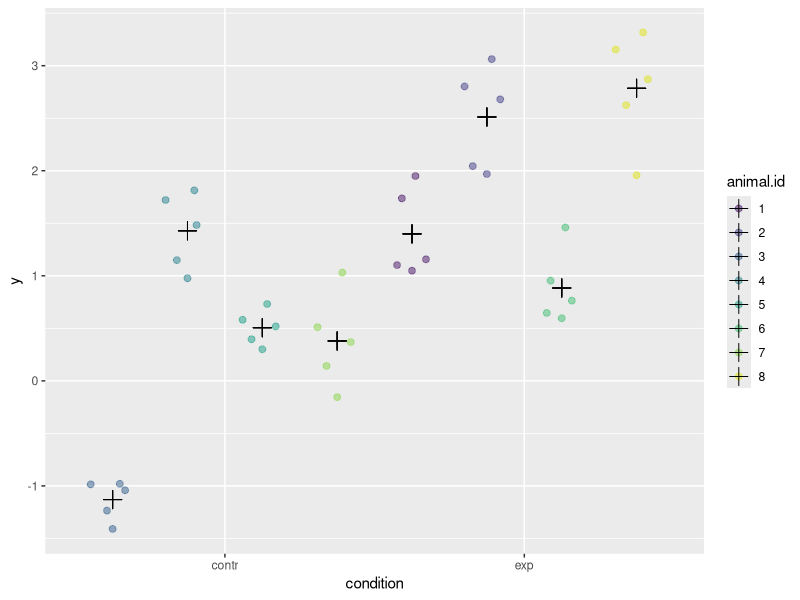
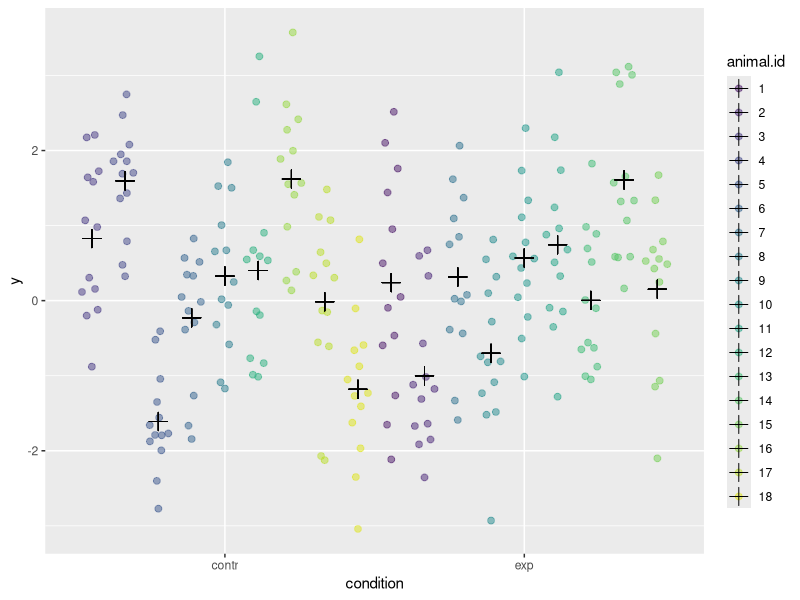

The R script that drew these images, in order:
library(magrittr)
library(dplyr)
library(ggplot2)
library(lme4)
library(gridExtra)
library(lmerTest)
library(viridis)
library(ggbeeswarm)
library(purrr)

# choose a colour-blind friendly pallette 
ggplot <- function(...) ggplot2::ggplot(...) + scale_colour_viridis(discrete = T, begin = 0.05, end = 0.95) + scale_fill_viridis(discrete = T, end = 0.5)

# for reproducibility
set.seed(1)

# generic plot method
plot.sim <- function(d){
  ggplot(d, aes(x = condition, y = y, colour = animal.id, fill = animal.id)) +
    geom_quasirandom(dodge.width = 1, alpha = 1/2, size = 2) +
    geom_point(aes(y = y.mean, group = animal.id), colour = "black", size = 4, position = position_dodge(width = 1), shape = 3)
} 

# `expand.grid.df` works like `expand.grid` but enables the user to define paired columns
# it will return every combination of each argument
expand.grid.df <- function(...) Reduce(function(...) merge(..., by=NULL), list(...))

# `%nin%` "not in", e.g c("a", "b", "c") %nin% c("a", "c") will return "b"
`%nin%` <- Negate(`%in%`)

# if sd.error is specified, `sim.mm` will simulate data with 
# fixed and random effects and their parameters, otherwise
# a data.frame is returned with y-hat but no residuals
# if random.assignment = F, will simulate data from a nested (split-plot) design
# so there will be twice as many observations (need to consider this if estimating
# the power of two different designs)
sim.mm <- function(...,
                   n.replicates = 4,
                   sd.random = 0.5,
                   fixed.effects = 0,
                   n.pseudo = 3,
                   random.assignment = T,
                   sd.error = NULL){
  animals <- data.frame(animal.id = as.factor(seq(n.replicates)),
                        random.effect = rnorm(n.replicates, 0, sd.random))
  conditions <- data.frame(condition = c("contr", "exp"),
                           fixed.effect = c(0,fixed.effects))
  pseudoreplicate <- data.frame(pseudoreplicate = c(1:n.pseudo))
  d <- expand.grid.df(pseudoreplicate, animals, conditions)
  if(random.assignment){
    i <- sample(unique(d$animal.id), n.replicates/2, replace = FALSE)
    d %<>% filter(xor(animal.id %nin% i, condition == "exp"))
  }
  d %<>% mutate(y.hat = random.effect + fixed.effect)
  if(!is.null(sd.error)){
    d %<>% mutate(y = y.hat + rnorm(nrow(d), 0, sd.error)) %>%
      group_by(animal.id, condition) %>%
      mutate(y.mean = mean(y))
  }
  d
}

# example
plot.sim(sim.mm(n.replicates = 8, n.pseudo = 5, sd.error = 1/2, sd.random = 1, fixed.effects = 2))

# now we have a method of simulating data with theta parameters (and a method of plotting should we need to)
# we can explore the parameter space and see what effect modelling approach has on Type 1 and Type 2 error
# rates

# consider the case of the randomized controlled trial to begin with
# for each trial, choose quasi-random parameters

n.sims <- 100
n.replicates <- floor(runif(n.sims, 6, 40)/2)*2 # even number between 6 and 40
n.pseudo <- sample(c(1:18), n.sims, replace = T)
sd.error <- 1
random.assignment = TRUE
sd.random <- sample(c(0.5, 1), n.sims, replace = T)
fixed.effects <- sample(c(0.1, 0.5, 1, 2), n.sims, replace = T)

sims.meta <- data.frame(n.replicates = n.replicates,
                   n.pseudo = n.pseudo,
                   sd.error = sd.error,
                   random.assignment = random.assignment,
                   sd.random = sd.random,
                   fixed.effects = fixed.effects)

sims <- pmap(sims.meta, sim.mm)  # simulates a data-set using parameters from each row of sims.meta

# let's have a look at the first of these simulations just to be sure nothing went wrong
plot.sim(sims[[1L]]) 
sims.meta[1,]
